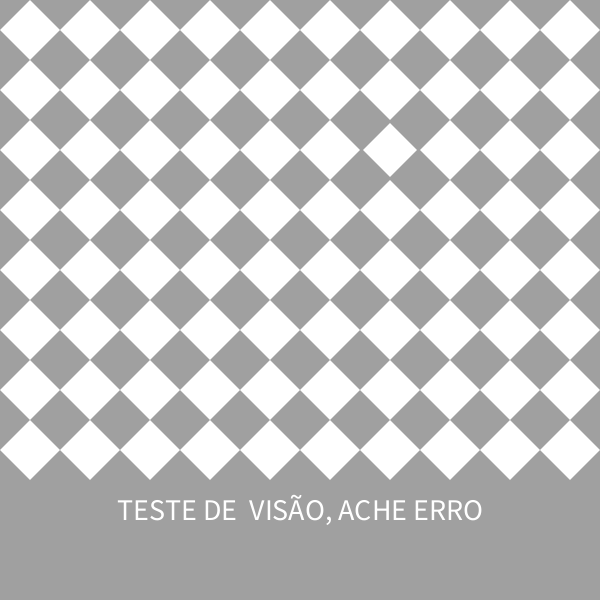
Frame 1 (no input)
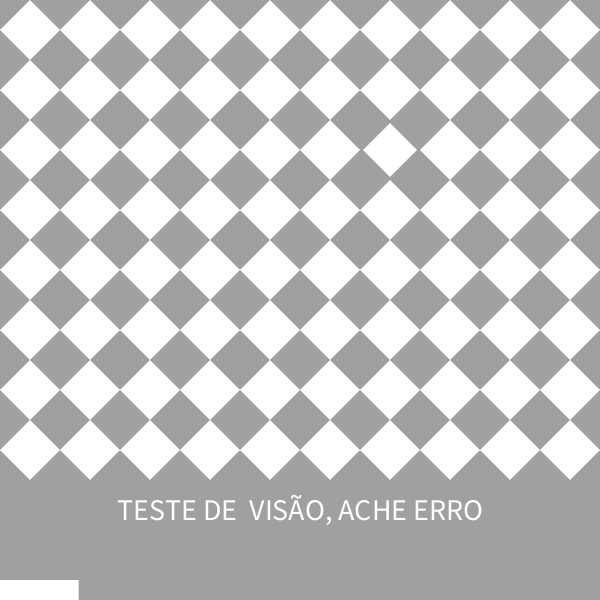
Frame 60 (the mouse pressed at the canvas centre just before this capture)
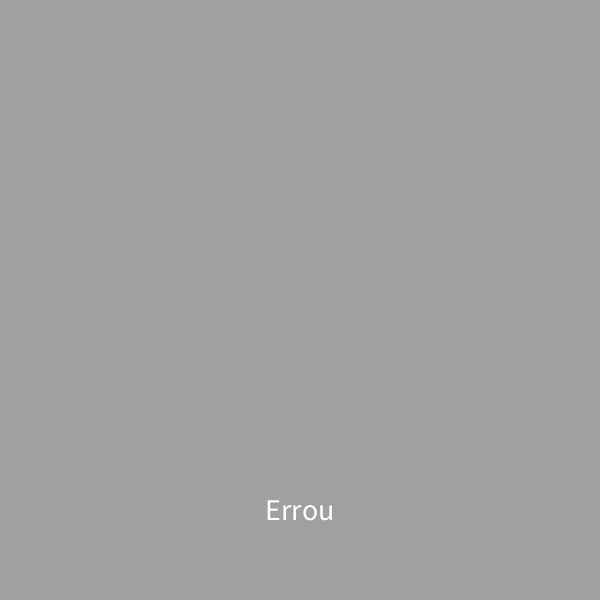
Frame 120 (the mouse held since frame 60 and released just before this capture)

The Processing sketch that drew these frames (run headless with seeded random() and noise(); from frame 60 on, the mouse is pressed at the canvas centre):

// Processing sketch: AcheoErro
// ── AcheoErro.pde
int M[][] = new int [10][8];
int x, y, Mx, My;
int n, s;
boolean teste=false;
boolean teste2=false;
float t;
String resultado="TESTE DE  VISÃO, ACHE ERRO";
;
void setup() {
  size(600, 600);
  noStroke();
  background(160);
  println();
  cria();
  s=0;
}
void draw() {
  background(160);
  textSize(30);
  textAlign(CENTER);
  text(resultado, width/2, 520);
  if (teste==false) {
    desenhos(M);
    fill(255);
    rectMode(CORNER);
    rect(0, 580, t, 20);
  } 
  if (t>=600 && teste==false) {
    resultado="PERDEU PLAYBOY";
    teste=true;
    teste2=true;
  } else {
    t+=800/600.0;
  }
  if (teste==true && s>=3) {
    if (s==4)
      text("Parabéns", width/2, height/2);
    else {
      text("Perdestes", width/2, height/2);
    }
    resultado="FIM";
    teste2=true;
  }
}
void mousePressed() {
  if (teste2==false) {
    background(160);
    Mx=mouseX/60;
    My=mouseY/60;
    println("índices sorteados:", x, " ", y);
    println("posição do  clique:", mouseY, "", mouseX, "=>", My, "", Mx);

    if (teste(My, Mx) && teste==false) {
      resultado="Ganhou";
      t=0;
      s++;
      cria();
      if (s==4)
        teste=true;
    } else if ( teste==false) {
      resultado="Errou";
      teste=true;
      teste2=true;
      t=0;
    }
  }
}
boolean teste(int mx, int my) {
  if ((mx<8 && my<10) && M[my][mx]!=60) {
    return true;
  } else {
    return false;
  }
}
void losango(int x, int y, int l) {
  quad(x, y-l/2, x+l/2, y, x, y+l/2, x-l/2, y);
}
void desenhos(int[][] M) {
  for (int i=0; i<M[0].length; i++) {
    for (int j=0; j<M.length; j++) {
      if (s==0)
        losango(j*60+30, i*60+30, M[j][i]);
      if (s==1)
        desenho1(j*60+30, i*60+30, M[j][i]);
      if (s==2)
        desenho2(j*60+30, i*60+30, M[j][i]);
      if (s==3)
        desenho3(j*60+30, i*60+30, M[j][i]);
    }
  }
}
void desenho1(int x, int y, int l) {
  resultado="Fase 2";
  //fill(0);
  //rectMode(CORNER);
  //rect(x-l/2, y-l/2, l, l);
  fill(255);
  quad(x, y-l/2, x+l/2, y, x, y+l/2, x-l/2, y);
  fill(0);
  rectMode(CENTER);
  rect(x, y, l/2, l/2);
}
void desenho2(int x, int y, int l) {
  resultado="Fase 3";
  fill(255);
  quad(x, y-l/2, x+l/2, y, x, y+l/2, x-l/2, y);
  fill(0);
  rectMode(CENTER);
  ellipse(x, y, l*0.7, l*0.7);
}
void desenho3(int x, int y, int l) {
  resultado="FINAL";
  fill(0);
  rectMode(CORNER);
  ellipse(x, y, l, l);
  fill(255);
  quad(x, y-l/2, x+l/2, y, x, y+l/2, x-l/2, y);
  fill(0);
  rectMode(CENTER);
  rect(x, y, l/2, l/2);
  rectMode(CORNER);
}
void cria() {
  x = int(random(0, 10));
  y = int(random(0, 8));
  for (int i=0; i<M[0].length; i++) {
    for (int j=0; j<M.length; j++) {
      M[j][i]=60;
      M[x][y]=54;
      print(M[j][i], " ");
    }
    println();
  }
}
